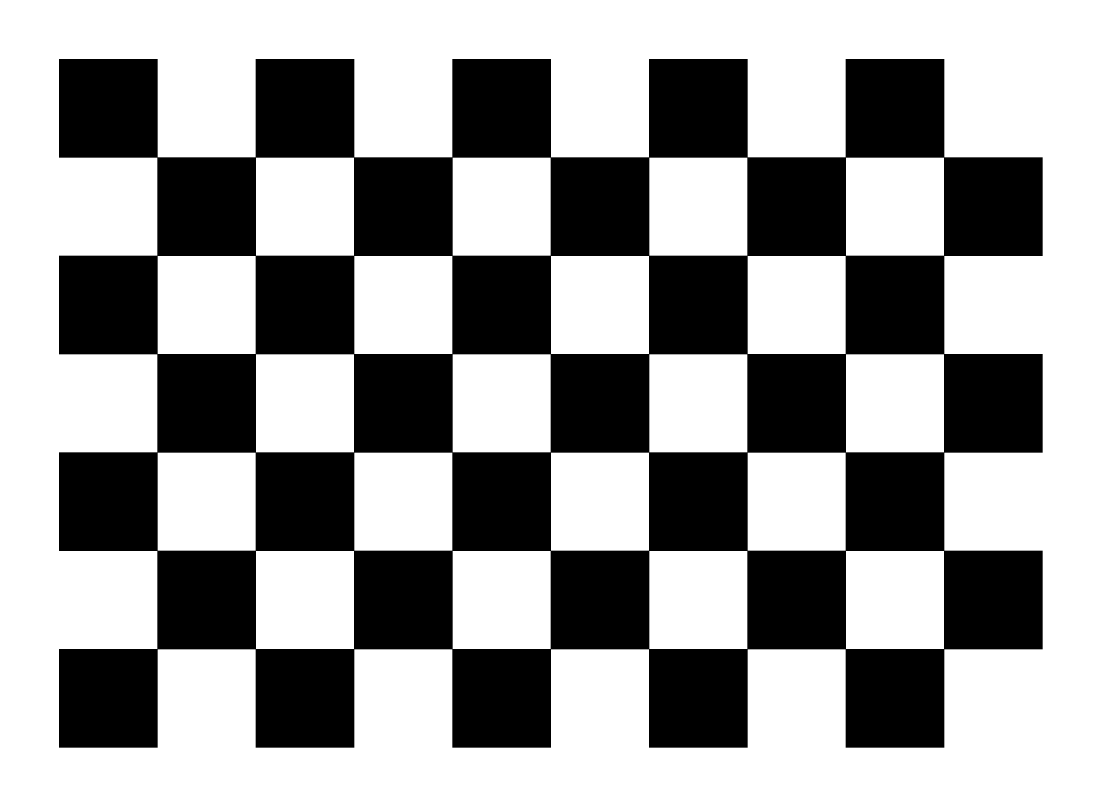
#> input picture app/stereo_cameras/chessboard_10x7_25mm_300dpi.png, 3307 x 2421 px, given in place of the camera (shown at 1/3 size)
$ python vit_cameras_adjust_offset.py   (older library calls are emulated)
#> lines starting #> are read from the running program, lines starting #| are printed output that depends on the picture; after the words box and inside, x2 and y2 are one past the last pixel; in counts of white or black regions, pixels touching at a corner belong together
import cv2
import numpy as np

# ========== 相机固定参数 ==========
BASELINE = 0.065   # 基线 65mm
FOCAL = 640        # 像素焦距
W, H = 1280, 720

click_x, click_y = W // 2, H // 2
offset = 0         # 初始垂直偏移量

# 鼠标点击回调：点击画面取距离
def mouse_event(event, x, y, flags, param):
    global click_x, click_y
    if event == cv2.EVENT_LBUTTONDOWN:
        click_x, click_y = x, y

# SGBM 立体匹配器（效果优于 BM）
stereo = cv2.StereoSGBM_create(
    minDisparity=0,
    numDisparities=96,
    blockSize=9,
    P1=8 * 3 * 9**2,
    P2=32 * 3 * 9**2,
    disp12MaxDiff=1,
    uniquenessRatio=10,
    speckleWindowSize=100,
    speckleRange=2,
    preFilterCap=63,
    mode=cv2.STEREO_SGBM_MODE_SGBM_3WAY
)

# 打开双目相机
cap = cv2.VideoCapture(0)
cap.set(cv2.CAP_PROP_FRAME_WIDTH, W * 2)
cap.set(cv2.CAP_PROP_FRAME_HEIGHT, H)

cv2.namedWindow("Left View")
cv2.setMouseCallback("Left View", mouse_event)

# --------------------------
# 键盘操作说明（打印到终端）
# --------------------------
print("=" * 50)
print("【操作指南】")
print("  i 键 → 右画面 向上移动 1px")
print("  k 键 → 右画面 向下移动 1px")
print("  q 键 → 退出程序")
print("  ⚠️  先鼠标点击「Alignment Check」窗口再按按键！")
print("=" * 50)

# 图像垂直平移函数（替代 np.roll，无卷边）
def shift_vertical(img, dy):
    h, w = img.shape[:2]
    new_img = np.zeros_like(img)
    if dy > 0:
        # 向上移 dy 像素：顶部空出黑边
        new_img[dy:, :] = img[:h-dy, :]
    elif dy < 0:
        # 向下移 |dy| 像素：底部空出黑边
        dy_abs = abs(dy)
        new_img[:h-dy_abs, :] = img[dy_abs:, :]
    else:
        new_img = img.copy()
    return new_img

while True:
    ret, frame = cap.read()
#> frame is the input picture: shape (2421, 3307, 3); 61.7% white; 1 black region, box (x1, y1, x2, y2) and area: (177, 177, 3128, 2243) 3066506
    if not ret:
        break

    # 切分左右画面
    h, w_frame = frame.shape[:2]
#> h = 2421; w_frame = 3307
    half_w = w_frame // 2
#> half_w = 1653
    img_l = frame[:, :half_w]
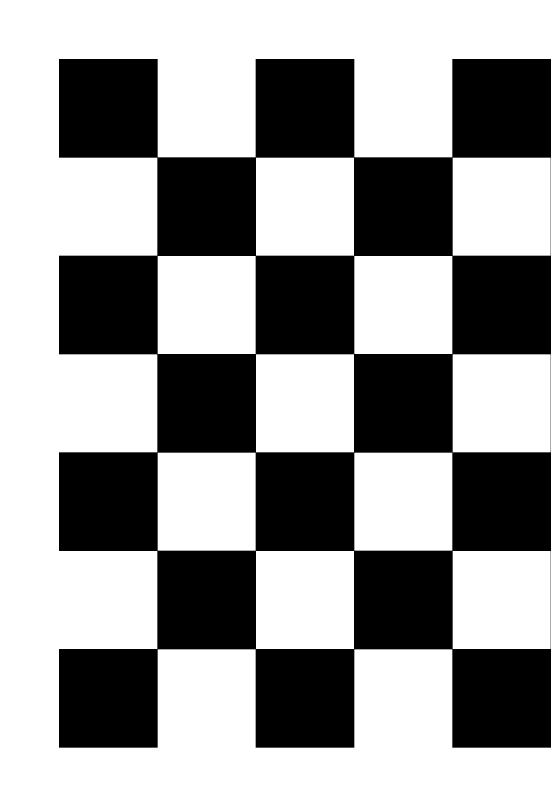
#> img_l: shape (2421, 1653, 3) (shown at 1/3 size); 60.6% white; 1 black region, box (x1, y1, x2, y2) and area: (177, 177, 1653, 2243) 1577946
    img_r = frame[:, half_w:]
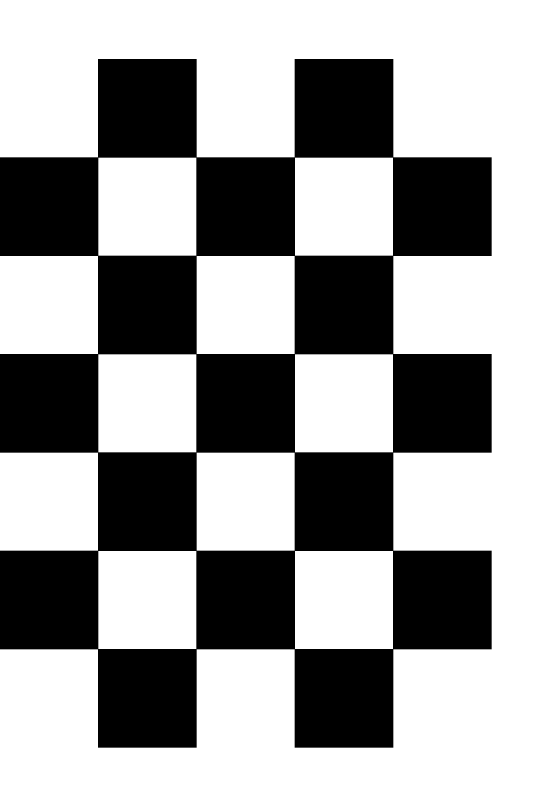
#> img_r: shape (2421, 1654, 3) (shown at 1/3 size); 62.8% white; 1 black region, box (x1, y1, x2, y2) and area: (0, 177, 1475, 2243) 1488560

    # 应用垂直偏移（无卷边，对齐更准）
    img_r_shift = shift_vertical(img_r, offset)

    # 拼接画面 + 三条绿色辅助水平线（对齐专用）
    combined = np.hstack((img_l, img_r_shift))
    for y_line in [H//4, H//2, 3*H//4]:
        cv2.line(combined, (0, y_line), (combined.shape[1], y_line), (0, 255, 0), 1)
    # 显示当前偏移值
    cv2.putText(combined, f"Offset: {offset}", (20, 35),
                cv2.FONT_HERSHEY_SIMPLEX, 1, (0, 0, 255), 2)
    cv2.imshow("Alignment Check", combined)

    # 灰度图 + 视差计算
    gray_l = cv2.cvtColor(img_l, cv2.COLOR_BGR2GRAY)
    gray_r = cv2.cvtColor(img_r_shift, cv2.COLOR_BGR2GRAY)
#> (the run stopped early here; a loop or call above may not have finished)
